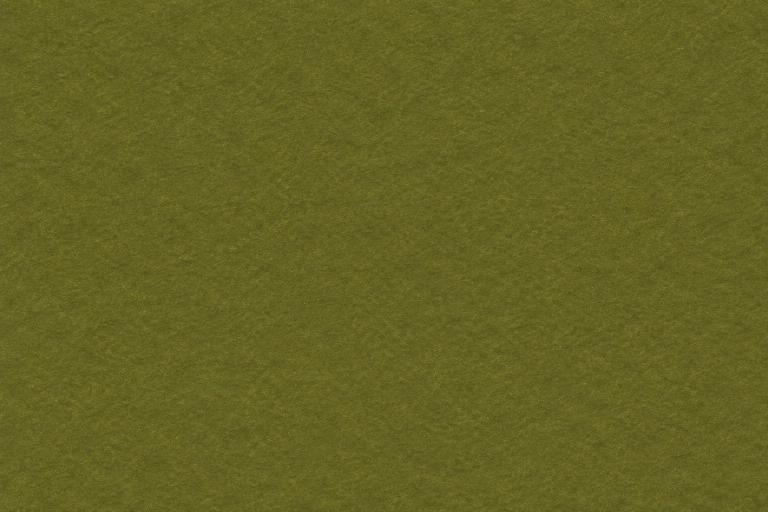
#> input picture art/codex/terrain/raw/G2-meadow-crop-bare.png, 1536 x 1024 px (shown at 1/2 size)
$ python grain.py ../raw/G2-meadow-crop-bare.png
#> lines starting #> are read from the running program, lines starting #| are printed output that depends on the picture
#> in image_metrics, img is the input picture: PIL image 1536x1024 RGB; mean R, G, B 100.6, 99.3, 34.7
"""Grain and colour metrics for ground (plains) candidates.

Separates "felt" (smooth, low pixel-level detail) from "grass" (fine streaky
grain) with band-pass energy on luminance, computed with normalized Gaussian
convolution so a hex mask (or any region mask) can be honoured:

  lum_mean, lum_std     luminance (0.299R+0.587G+0.114B) over the region
  H, S, V               median HSV (H in degrees)
  hp1                   std of (lum - G_1.0 * lum): pixel-level grain
  bp2                   std of (G_1.0 - G_3.0): stroke-scale texture
  lf8                   std of G_8.0 * lum: low-frequency blotchiness
  coh                   mean structure-tensor coherence of the hp1 band (0 = isotropic
                        speckle, 1 = all strokes parallel): streakiness

Region: whole image, `--box l,t,r,b`, or (for RGBA tiles) alpha > 0 eroded by
`EDGE_TRIM` px so the blur never reads outside the hex.

Usage:
  python3 grain.py <image> [--box l,t,r,b ...] [--json]
"""

from __future__ import annotations

import argparse
import colorsys
import json

import numpy as np
from PIL import Image

EDGE_TRIM = 4


def gauss_kernel(sigma: float) -> np.ndarray:
    radius = max(1, int(round(3 * sigma)))
    x = np.arange(-radius, radius + 1, dtype=np.float64)
    k = np.exp(-0.5 * (x / sigma) ** 2)
    return k / k.sum()


def blur(a: np.ndarray, sigma: float) -> np.ndarray:
    """Separable Gaussian blur with edge replication."""
    k = gauss_kernel(sigma)
    r = len(k) // 2
    p = np.pad(a, ((0, 0), (r, r)), mode="edge")
    a = sum(k[i] * p[:, i : i + a.shape[1]] for i in range(len(k)))
    p = np.pad(a, ((r, r), (0, 0)), mode="edge")
    return sum(k[i] * p[i : i + a.shape[0], :] for i in range(len(k)))


def nblur(a: np.ndarray, m: np.ndarray, sigma: float) -> np.ndarray:
    """Mask-normalized blur: only pixels with m=1 contribute."""
    return blur(a * m, sigma) / np.maximum(blur(m, sigma), 1e-6)


def luminance(rgb: np.ndarray) -> np.ndarray:
    return 0.299 * rgb[..., 0] + 0.587 * rgb[..., 1] + 0.114 * rgb[..., 2]
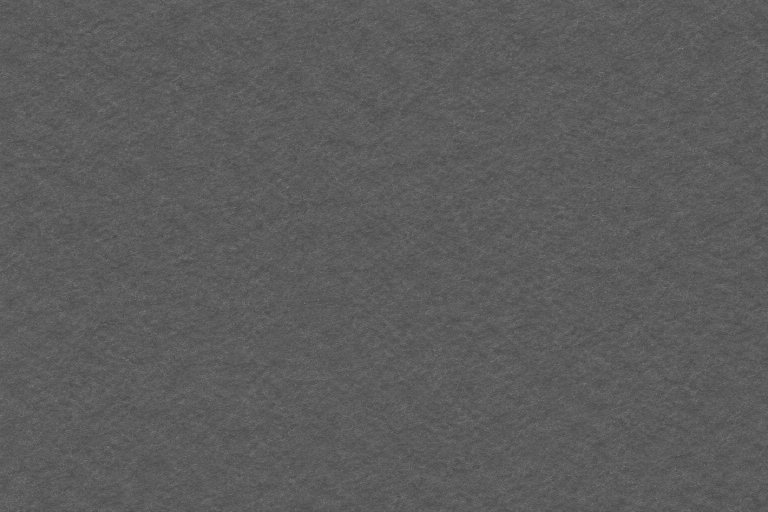
#> returned value: shape (1024, 1536) float64 (shown at 1/2 size); min 64.59, max 156, mean 92.3


def erode(mask: np.ndarray, n: int) -> np.ndarray:
    for _ in range(n):
        mask = mask & np.roll(mask, 1, 0) & np.roll(mask, -1, 0) & np.roll(mask, 1, 1) & np.roll(mask, -1, 1)
    return mask


def metrics(rgb: np.ndarray, region: np.ndarray, support: np.ndarray) -> dict[str, float]:
    """Metrics of `rgb` (HxWx3 float) over boolean `region`; blurs use `support` pixels only."""
    lum = luminance(rgb)
    m = support.astype(np.float64)
#> m: shape (1024, 1536) float64; every value is 1
    g1 = nblur(lum, m, 1.0)
#> in blur (call 2), `p = np.pad(a, ((0, 0), (r, r)), mode="edge")`: p: shape (1024, 1542) float64; every value is 1
#> in blur (call 2), `a = sum(k[i] * p[:, i : i + a.shape[1]] for i in range(len(k)))`: a: shape (1024, 1536) float64; every value is 1
#> in blur (call 2), `p = np.pad(a, ((r, r), (0, 0)), mode="edge")`: p: shape (1030, 1536) float64; every value is 1
#> in blur (call 2), `return sum(k[i] * p[i : i + a.shape[0], :] for i in range(len(k)))`: returned value: shape (1024, 1536) float64; every value is 1
    g3 = nblur(lum, m, 3.0)
#> in blur (call 4), `p = np.pad(a, ((0, 0), (r, r)), mode="edge")`: p: shape (1024, 1554) float64; every value is 1
#> in blur (call 4), `a = sum(k[i] * p[:, i : i + a.shape[1]] for i in range(len(k)))`: a: shape (1024, 1536) float64; every value is 1
#> in blur (call 4), `p = np.pad(a, ((r, r), (0, 0)), mode="edge")`: p: shape (1042, 1536) float64; every value is 1
#> in blur (call 4), `return sum(k[i] * p[i : i + a.shape[0], :] for i in range(len(k)))`: returned value: shape (1024, 1536) float64; every value is 1
    g8 = nblur(lum, m, 8.0)
#> in blur (call 5), `p = np.pad(a, ((r, r), (0, 0)), mode="edge")`:
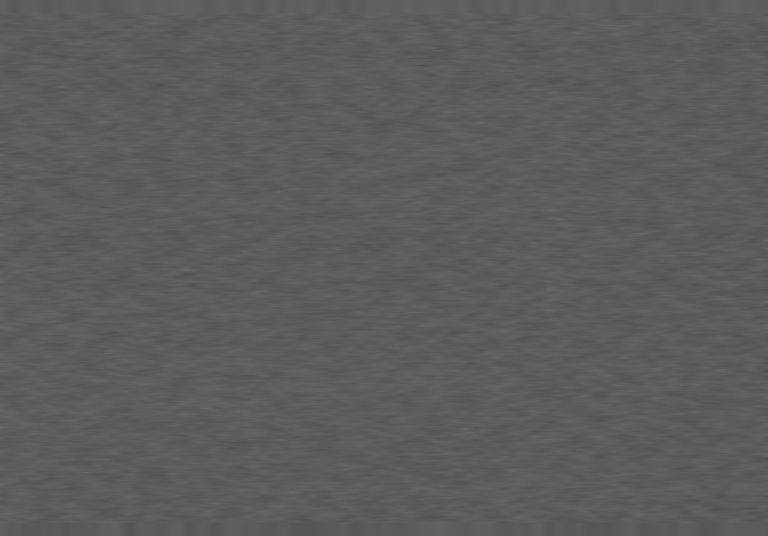
#> p: shape (1072, 1536) float64 (shown at 1/2 size); min 78.32, max 113.2, mean 92.3
#> in blur (call 5), `return sum(k[i] * p[i : i + a.shape[0], :] for i in range(len(k)))`:
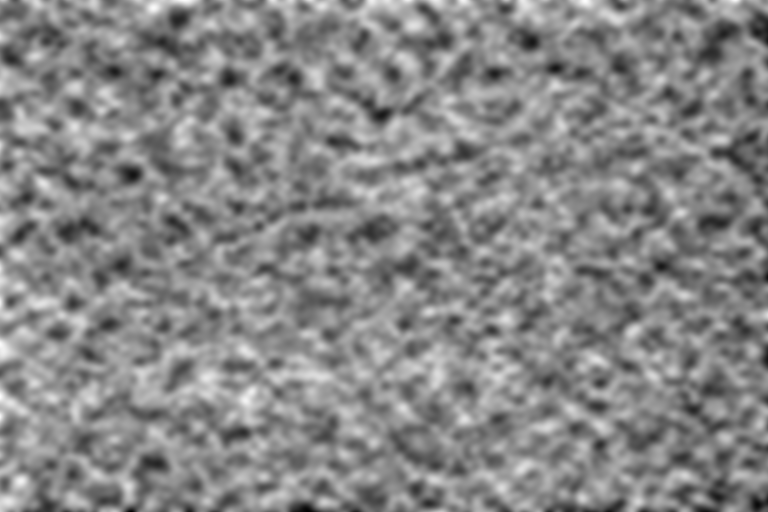
#> returned value: shape (1024, 1536) float64 (shown at 1/2 size); min 86.62, max 97.41, mean 92.3; drawn with min black and max white
#> in blur (call 6), `p = np.pad(a, ((0, 0), (r, r)), mode="edge")`: p: shape (1024, 1584) float64; every value is 1
#> in blur (call 6), `p = np.pad(a, ((r, r), (0, 0)), mode="edge")`: p: shape (1072, 1536) float64; every value is 1
#> in blur (call 6), `return sum(k[i] * p[i : i + a.shape[0], :] for i in range(len(k)))`: returned value: shape (1024, 1536) float64; every value is 1
    hp = lum - g1
    gy, gx = np.gradient(hp)
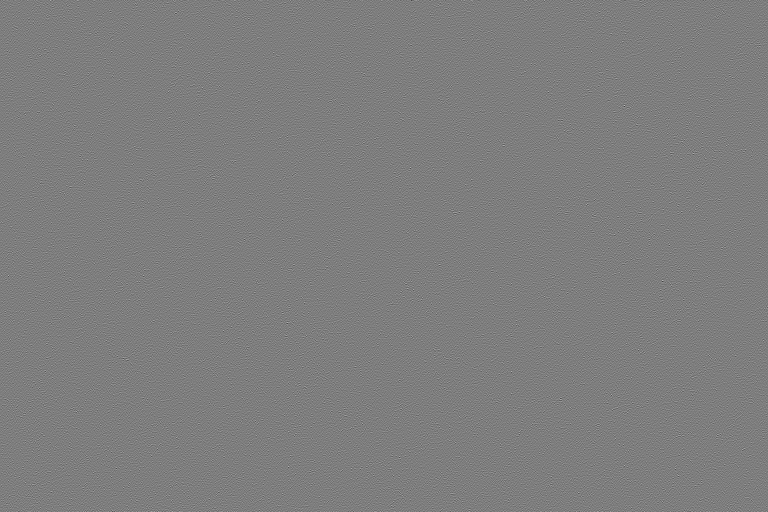
#> gy: shape (1024, 1536) float64 (shown at 1/2 size); min -24.43, max 24.98, mean 0; drawn with min black and max white
    jxx, jyy, jxy = nblur(gx * gx, m, 2.0), nblur(gy * gy, m, 2.0), nblur(gx * gy, m, 2.0)
#> in blur (call 7), `p = np.pad(a, ((0, 0), (r, r)), mode="edge")`:
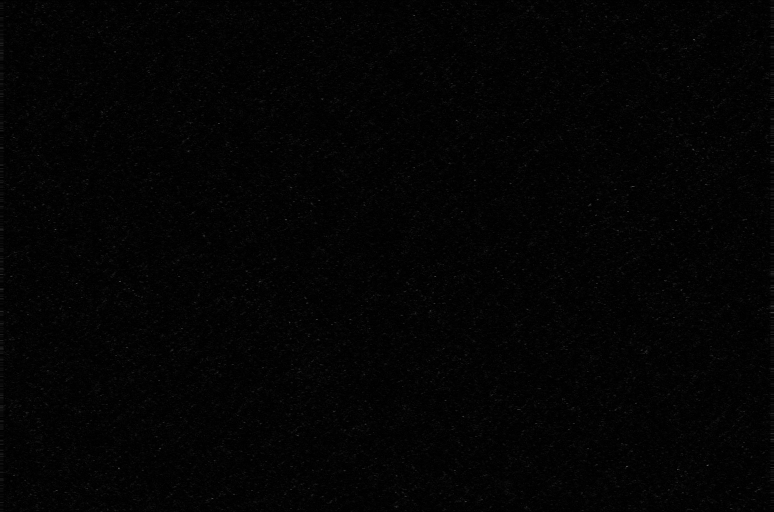
#> p: shape (1024, 1548) float64 (shown at 1/2 size); min 1.13e-11, max 663.1, mean 10; drawn with min black and max white
#> in blur (call 7), `return sum(k[i] * p[i : i + a.shape[0], :] for i in range(len(k)))`:
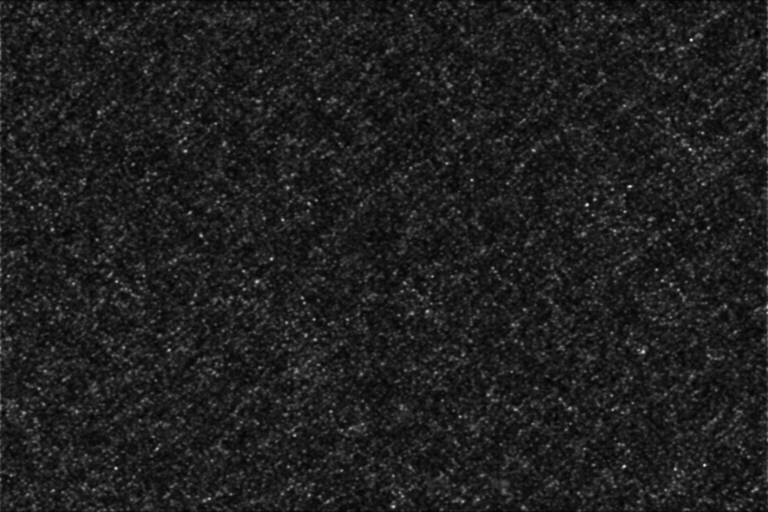
#> returned value: shape (1024, 1536) float64 (shown at 1/2 size); min 1.62, max 67.92, mean 9.9; drawn with min black and max white
#> in blur (call 8), `p = np.pad(a, ((0, 0), (r, r)), mode="edge")`: p: shape (1024, 1548) float64; every value is 1
#> in blur (call 8), `p = np.pad(a, ((r, r), (0, 0)), mode="edge")`: p: shape (1036, 1536) float64; every value is 1
#> in blur (call 9), `return sum(k[i] * p[i : i + a.shape[0], :] for i in range(len(k)))`:
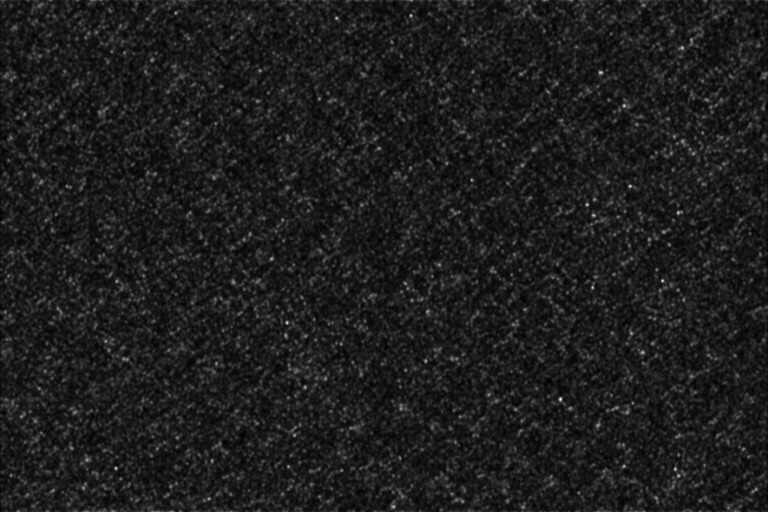
#> returned value: shape (1024, 1536) float64 (shown at 1/2 size); min 2.04, max 81.94, mean 11.4; drawn with min black and max white
    coh = np.sqrt((jxx - jyy) ** 2 + 4 * jxy**2) / np.maximum(jxx + jyy, 1e-6)
    px = rgb[region]
    sub = px[:: max(1, len(px) // 20000)] / 255.0
    hsv = np.array([colorsys.rgb_to_hsv(*p) for p in sub])
    return {
        "lum_mean": round(float(lum[region].mean()), 1),
        "lum_std": round(float(lum[region].std()), 1),
        "H": round(float(np.median(hsv[:, 0])) * 360, 1),
        "S": round(float(np.median(hsv[:, 1])), 3),
        "V": round(float(np.median(hsv[:, 2])), 3),
        "hp1": round(float(hp[region].std()), 2),
        "bp2": round(float((g1 - g3)[region].std()), 2),
        "lf8": round(float(g8[region].std()), 2),
        "coh": round(float(coh[region].mean()), 3),
    }


def image_metrics(path: str, box: tuple[int, int, int, int] | None = None) -> dict[str, float]:
    """Metrics for a file: whole image / box, or the eroded alpha region of an RGBA tile."""
    img = Image.open(path)
    rgb = np.asarray(img.convert("RGB"), dtype=np.float64)
    if box is not None:
        l, t, r, b = box
        rgb = rgb[t:b, l:r]
        full = np.ones(rgb.shape[:2], bool)
        return metrics(rgb, full, full)
    if img.mode == "RGBA":
        alpha = np.asarray(img)[..., 3] > 127
        return metrics(rgb, erode(alpha, EDGE_TRIM), alpha)
    full = np.ones(rgb.shape[:2], bool)
    return metrics(rgb, full, full)


def main() -> None:
    ap = argparse.ArgumentParser()
    ap.add_argument("image")
    ap.add_argument("--box", action="append", default=[])
    ap.add_argument("--json", action="store_true")
    args = ap.parse_args()
    boxes = [tuple(int(v) for v in b.split(",")) for b in args.box] or [None]
    for b in boxes:
        m = image_metrics(args.image, b)  # type: ignore[arg-type]
#> m = 9 items
        print(json.dumps(m) if args.json else f"{b}: {m}")
#| None: {'lum_mean': 92.3, 'lum_std': 7.0, 'H': 59.1, 'S': 0.653, 'V': 0.396, 'hp1': 4.27, 'bp2': 2.73, 'lf8': 1.35, 'coh': 0.246}


if __name__ == "__main__":
    main()
